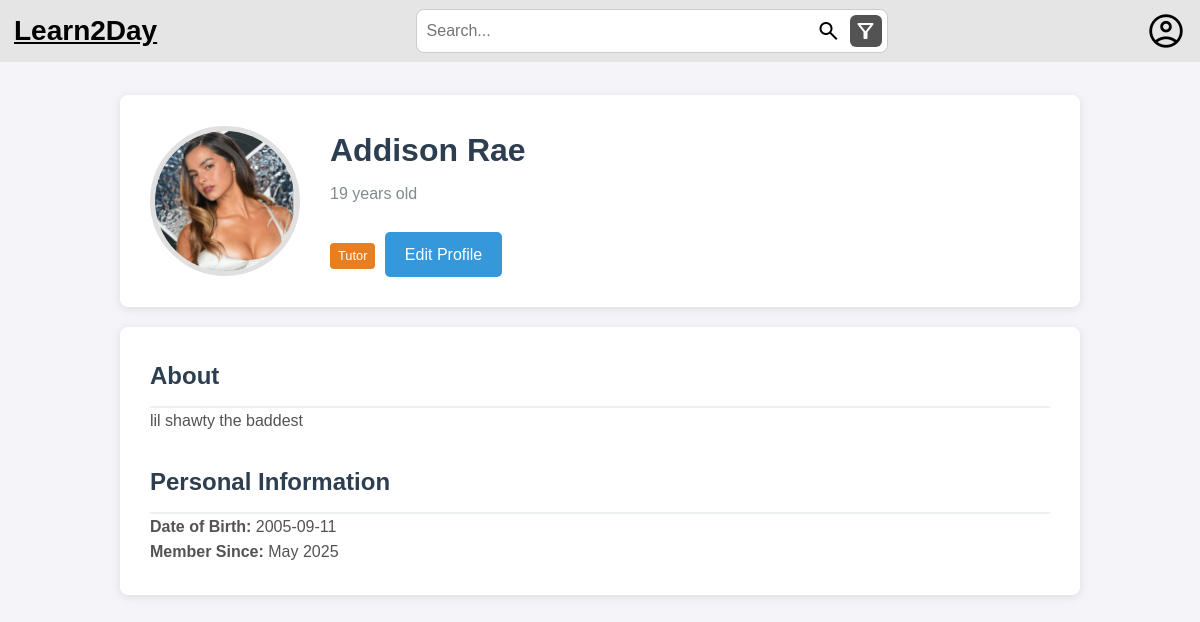
The app's page /profile.php (signed in) with its own data.
### tables this page shows
CREATE TABLE TUTOR(
    ID_TUTOR VARCHAR(255) NOT NULL,
    NAME VARCHAR(255) NOT NULL,
    DATE_OF_BIRTH DATE NOT NULL,
    PROFILE_IMAGE VARCHAR(255) NOT NULL,
    DESCRIPTION TEXT,
    SCHOOL_INSTITUTION VARCHAR(255) NOT NULL,
    PRIMARY KEY (ID_TUTOR),
    FOREIGN KEY (ID_TUTOR) REFERENCES USERS(USERNAME) ON DELETE CASCADE
    FOREIGN KEY (SCHOOL_INSTITUTION) REFERENCES SCHOOL_INSTITUTION(NAME) ON DELETE CASCADE
);

CREATE TABLE USERS(
    ID_USER INTEGER PRIMARY KEY AUTOINCREMENT,
    USERNAME VARCHAR(255) NOT NULL UNIQUE,
    PASSWORD VARCHAR(255) NOT NULL,
    EMAIL VARCHAR(255) NOT NULL UNIQUE,
    TYPE VARCHAR(255) NOT NULL CHECK (TYPE IN ('STUDENT', 'TUTOR', 'ADMIN'))
);

### src/database/tutorclass.php (called while the page is built, shortened)
<?php
require_once __DIR__ . '/userclass.php';
class Tutor {
    public function __construct(
        int $id,
        string $name,
        string $date_of_birth,
        string $profile_image,
        ?string $description,
        string $school_institution
    ) {
        $this->name = $name;
        $this->date_of_birth = $date_of_birth;
        $this->profile_image = $profile_image;
        $this->description = $description;
    }
    public static function getById(int $id): ?Tutor {
        $user = User::get_user_by_id($id);
        $db = Database::getInstance();
        $stmt = $db->prepare('SELECT * FROM TUTOR WHERE ID_TUTOR = ?');
        $stmt->execute([$user->username]);
        if ($row = $stmt->fetch()) {
            return new Tutor(
                $id,
                $row['NAME'],
                $row['DATE_OF_BIRTH'],
                $row['PROFILE_IMAGE'],
                $row['DESCRIPTION'],
                $row['SCHOOL_INSTITUTION']
            );
        }
        return null;
    }
}
?>

### src/database/userclass.php (called while the page is built, shortened)
<?php
class User {
    public function __construct(int $id, string $username, string $email, string $type) {
        $this->username = $username;
        $this->type = $type;
    }
    public static function get_user_by_id(int $id): ?User {
        $db = Database::getInstance();
        $stmt = $db->prepare('SELECT * FROM USERS WHERE ID_USER = ?');
        $stmt->execute([$id]);
        if ($row = $stmt->fetch()) {
            return new User(
                (int)$row['ID_USER'],
                $row['USERNAME'],
                $row['EMAIL'],
                $row['TYPE']
            );
        }
        return null;
    }
}
?>

### src/includes/session.php (called while the page is built, shortened)
<?php
require_once __DIR__ . '/../database/userclass.php';
class Session {
    private static ?Session $instance = null;
    public static function getInstance(): Session {
        if (self::$instance == null) {
            self::$instance = new Session();
        }
        return self::$instance;
    }
    public function isLoggedIn(): bool {
        return isset($_SESSION["user"]);
    }
    public function getUserId(): ?int {
        return $this->isLoggedIn() ? $_SESSION["user"]->id : null;
    }
}
?>

### src/profile.php (the view, shortened to what this page needs)
<?php
require_once __DIR__ . '/includes/session.php';
require_once __DIR__ . '/database/tutorclass.php';
require_once __DIR__ . '/database/userclass.php';
$session = Session::getInstance();
$profile_id = $_GET['id'] ?? $session->getUserId();
$user = User::get_user_by_id((int)$profile_id);
$profile = null;
$profile_type = '';
if ($user->type === 'STUDENT') {
    $profile = Student::getById((int)$profile_id);
    $profile_type = 'Student';
} elseif ($user->type === 'TUTOR') {
    $profile = Tutor::getById((int)$profile_id);
    $profile_type = 'Tutor';
}
$age = null;
if (!empty($profile->date_of_birth)) {
    $dob = new DateTime($profile->date_of_birth);
    $now = new DateTime();
    $age = $dob->diff($now)->y;
}
?>
<!DOCTYPE html>
<html lang="en">
<head>
    <link rel="stylesheet" href="styles/profile.css">
    <link rel="stylesheet" href="styles/index_style.css">
</head>
<header class="header">
        <div class="site-name">
            <a href="/" class="main-page">Learn2Day</a>
        </div>
        <div class="search-bar">
            <input type="text" placeholder="Search..." />
            <button class="search-button">
                <span class="material-symbols-outlined">search</span>
            </button>
            <button class="filter-button">
                <span class="material-symbols-outlined">filter_alt</span>
            </button>
        </div>
        <div class="access-profile">
            <?php if ($isLoggedIn): ?>
                <?php $user = $session->getUser(); ?>
                <button id="profile-button">
                    <span class="material-symbols-outlined">account_circle</span>
                    <?= htmlspecialchars($user->username) ?>
                </button>
                <div id="profile-inner" class="profile">
                    <form action="actions/logout.php" method="post" class="logout-popup">
                        <a href='/profile.php?id=<?= $user->id ?>' class="viewprofile-btn">View Profile</a>
                        <hr size="18">
                        <button type="submit" class="logout-btn">Log Out</button>
                    </form>
                </div>
            <?php else: ?>
                <button id="profile-button">
                    <span class="material-symbols-outlined">account_circle</span>
                </button>
            <?php endif; ?>
        </div>
    </header>
<body>
    <div class="container">
        <div class="profile-header">
            <img src="/uploads/profiles/<?= htmlspecialchars($profile->profile_image) ?>"
                 alt="Profile Picture"
                 class="profile-picture"
                 onerror="this.src='/uploads/profiles/default.png'">
            <div class="profile-info">
                <h1><?= htmlspecialchars($profile->name) ?></h1>
                <?php if ($age): ?>
                    <p><?= $age ?> years old</p>
                <?php endif; ?>
                <span class="badge <?= $profile_type === 'Tutor' ? 'tutor-badge' : '' ?>">
                    <?= htmlspecialchars($profile_type) ?>
                </span>
                <?php if ($session->getUserId() === (int)$profile_id): ?>
                    <a href="/edit_profile.php" class="edit-profile-btn">Edit Profile</a>
                <?php endif; ?>
            </div>
        </div>
        <div class="profile-details">
            <div class="about-section">
                <h2 class="section-title">About</h2>
                <p><?= !empty($profile->description) ? nl2br(htmlspecialchars($profile->description)) : 'No description provided.' ?></p>
            </div>
            <div class="personal-info">
                <h2 class="section-title">Personal Information</h2>
                <p><strong>Date of Birth:</strong> <?= htmlspecialchars($profile->date_of_birth) ?></p>
                <p><strong>Member Since:</strong> <?= date('F Y', strtotime($user->created_at ?? 'now')) ?></p>
            </div>
        </div>
    </div>
</body>
</html>

### src/styles/profile.css (style rules this page uses)
body { font-family: 'Segoe UI', Tahoma, Geneva, Verdana, sans-serif; line-height: 1.6; margin: 0; padding: 0; background-color: #f5f5f5; color: #333; }
.container { max-width: 1000px; margin: 0 auto; padding: 20px; }
.profile-header { display: flex; align-items: center; background-color: white; border-radius: 8px; box-shadow: 0 2px 10px rgba(0,0,0,0.1); padding: 30px; margin-bottom: 20px; }
.profile-picture { width: 150px; height: 150px; border-radius: 50%; object-fit: cover; border: 5px solid #e0e0e0; margin-right: 30px; }
.profile-info h1 { margin: 0; color: #2c3e50; }
.profile-info p { margin: 5px 0; color: #7f8c8d; }
.badge { display: inline-block; background-color: #3498db; color: white; padding: 3px 8px; border-radius: 4px; font-size: 0.8em; margin-right: 5px; }
.tutor-badge { background-color: #e67e22; }
.profile-details { background-color: white; border-radius: 8px; box-shadow: 0 2px 10px rgba(0,0,0,0.1); padding: 30px; }
.section-title { color: #2c3e50; border-bottom: 2px solid #ecf0f1; padding-bottom: 10px; margin-top: 0; }
.about-section { margin-bottom: 30px; }
.edit-profile-btn { background-color: #3498db; color: white; border: none; padding: 10px 20px; border-radius: 5px; cursor: pointer; font-size: 1em; margin-top: 20px; text-decoration: none; display: inline-block; }

### src/styles/index_style.css (style rules this page uses)
* { margin: 0; padding: 0; box-sizing: border-box; }
header { background-color: #E5E5E5; display: flex; align-items: center; padding: 7px 10px; justify-content: space-between; position: fixed; top: 0; left: 0; right: 0; z-index: 1000; }
header button { cursor: pointer; }
.main-page { color: black; background: none; border: none; font-size: 28px; font-weight: bold; padding: 4px; }
.search-bar { display: flex; align-items: center; gap: 5px; background-color: white; padding: 5px; border: 1px solid #ccc; border-radius: 8px; width: 40%; }
.search-bar input { border: none; outline: none; font-size: 16px; width: 100%; padding: 5px; }
.search-button, .filter-button, .profile-button { background: none; border: none; display: flex; align-items: center; justify-content: center; padding: 4px; }
.filter-button { background: #535353; border: none; border-radius: 6px; }
.filter-button .material-symbols-outlined { color: white; }
#profile-button { background: none; border: none; cursor: pointer; display: flex; align-items: center; justify-content: center; padding: 4px; }
#profile-button .material-symbols-outlined { font-size: 40px; color: black; }
.material-symbols-outlined { font-size: 28px; color: #000000; }
body { font-family: Arial, sans-serif; line-height: 1.6; color: #535353; background-color: #f4f4f9; padding: 25px; padding-top: 75px; }
h1 { font-size: 2rem; color: #03254e; margin-bottom: 20px; }

### records on screen
tutor: PROFILE_IMAGE (picture), NAME "Addison Rae", DATE_OF_BIRTH "19", DESCRIPTION "lil shawty the baddest", DATE_OF_BIRTH "2005-09-11"
users: TYPE "Tutor"

### other values on screen
date('F Y', strtotime($user->created_at ?? 'now')) "May 2025"
